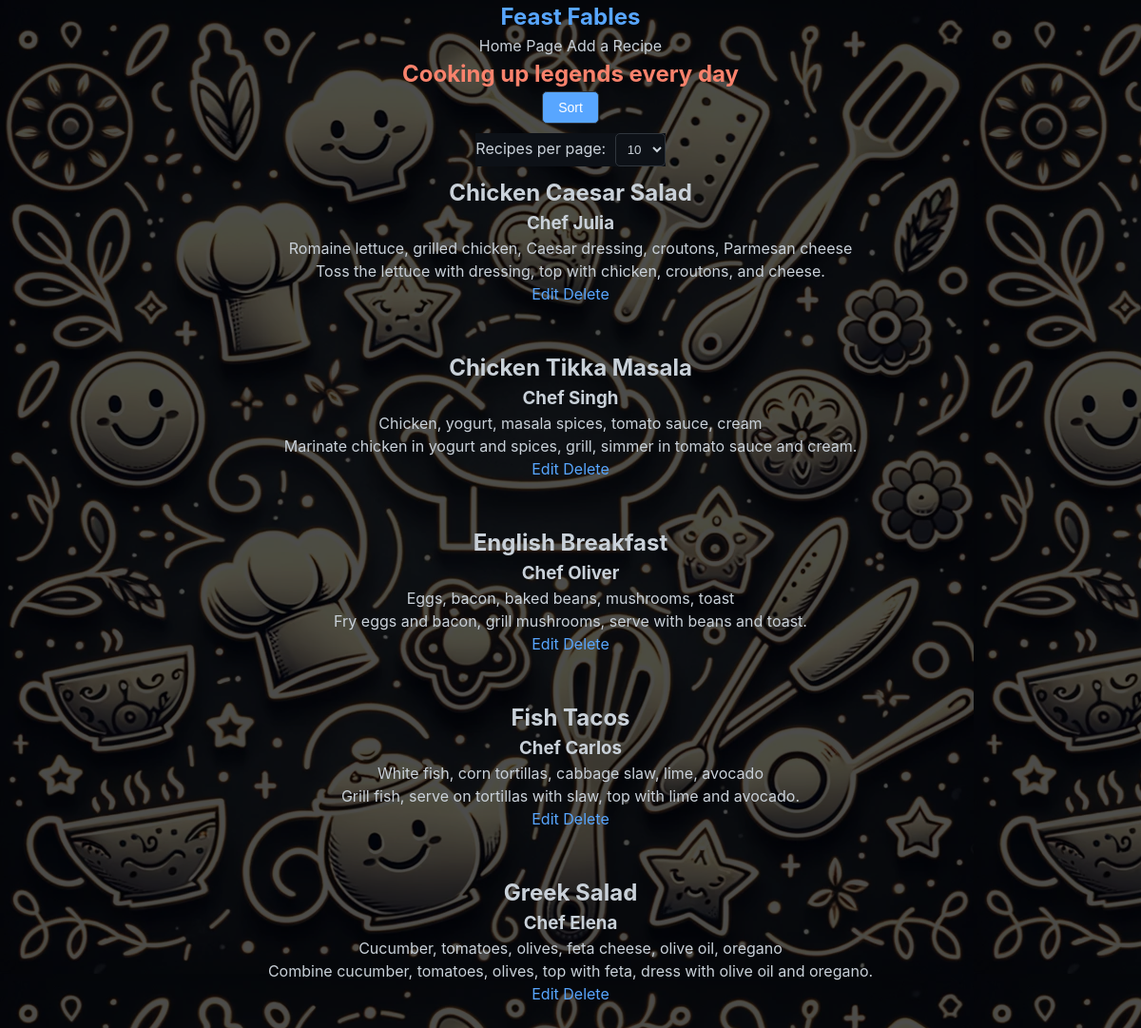
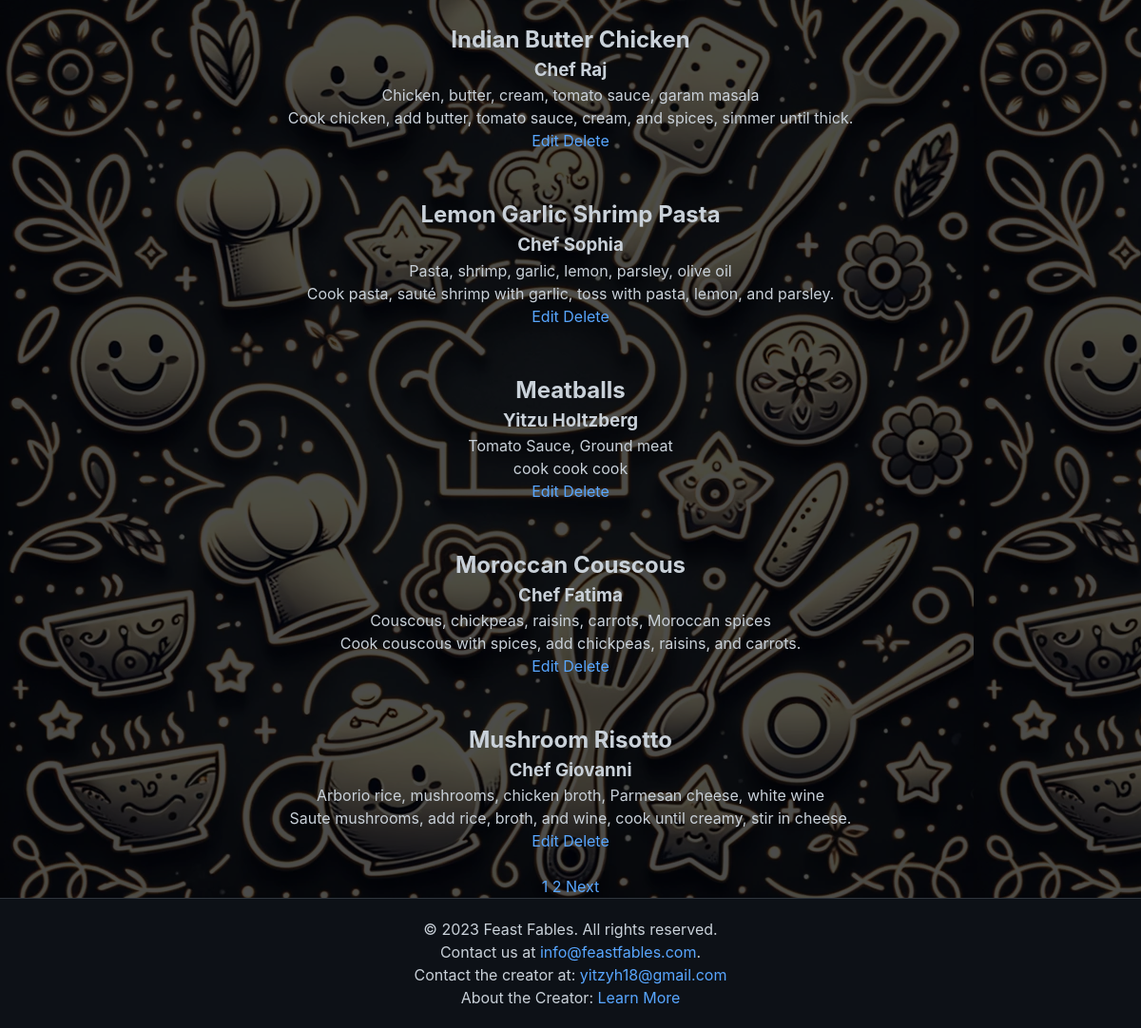
The page / on the database its author committed (2 pictures, top to bottom).
### tables this page shows
CREATE TABLE IF NOT EXISTS `recipes`
(
    `id`           int(11)      NOT NULL AUTO_INCREMENT,
    `recipe_name`  varchar(255) DEFAULT NULL,
    `creator`      varchar(255) NOT NULL,
    `date_entered` datetime     DEFAULT current_timestamp(),
    `ingredients`  text         DEFAULT NULL,
    `instructions` text         DEFAULT NULL,
    PRIMARY KEY (`id`)
);

### index.php (called while the page is built)
<?php include "recipe_list.php";

### recipe_list.php (the view, shortened to what this page needs)
<?php
require 'mySQL.php';
echo '<link rel="stylesheet" type="text/css" href="style.css">';
$sort = $_GET['sort'] ?? 'asc';
$current_page_number = isset($_GET['page']) ? (int)$_GET['page'] : 1;
$display = isset($_GET['display']) && in_array($_GET['display'], [5, 10, 15, 20, 25, 50]) ? (int)$_GET['display'] : 10;
$sorting_method = match ($sort) {
    'recipe_desc' => 'ORDER BY recipe_name DESC',
    'creator_asc' => 'ORDER BY creator ASC',
    'creator_desc' => 'ORDER BY creator DESC',
    'date_asc' => 'ORDER BY date_entered ASC',
    'date_desc' => 'ORDER BY date_entered DESC',
    default => 'ORDER BY recipe_name ASC',
};
function fetchAndPrintAllTheRecords($r): void
{
    while ($row = mysqli_fetch_array($r, MYSQLI_ASSOC)) {
        echo '<div>
                <h2>' . htmlspecialchars($row['recipe_name']) . '</h2>
                <h3>' . htmlspecialchars($row['creator']) . '</h3>
                <p>' . htmlspecialchars($row['ingredients']) . '</p>
                <p>' . htmlspecialchars($row['instructions']) . '</p>
                <a href="edit_recipe.php?id=' . $row['id'] . '">Edit</a>
                <a href="delete_backend.php?id=' . $row['id'] . '">Delete</a>
              </div>';
    }
}
echo '
<div class="dropdown Sort-button">
    <button>Sort</button>
    <div class="dropdown-content">
        <a href="recipe_list.php?sort=recipe_asc&display=' . $display . '">Recipe Name Asc</a>
        <a href="recipe_list.php?sort=recipe_desc&display=' . $display . '">Recipe Name Desc</a>
        <a href="recipe_list.php?sort=creator_asc&display=' . $display . '">Chef Asc</a>
        <a href="recipe_list.php?sort=creator_desc&display=' . $display . '">Chef Desc</a>
        <a href="recipe_list.php?sort=date_asc&display=' . $display . '">Date Asc</a>
        <a href="recipe_list.php?sort=date_desc&display=' . $display . '">Date  Desc</a>
    </div>
</div>
';
echo '
<form action="recipe_list.php" method="get" class="recipes-per-page-form">
    <label for="display">Recipes per page:</label>
    <select name="display" id="display" onchange="this.form.submit()">
        <option value="5"' . ($display == 5 ? ' selected' : '') . '>5</option>
        <option value="10"' . ($display == 10 ? ' selected' : '') . '>10</option>
        <option value="15"' . ($display == 15 ? ' selected' : '') . '>15</option>
        <option value="20"' . ($display == 20 ? ' selected' : '') . '>20</option>
        <option value="25"' . ($display == 25 ? ' selected' : '') . '>25</option>
        <option value="50"' . ($display == 50 ? ' selected' : '') . '>50</option>
    </select>
    <input type="hidden" name="sort" value="' . $sort . '">
    <input type="hidden" name="page" value="' . $current_page_number . '">
    <noscript><input type="submit" value="Submit"></noscript>
</form>
';
$count = "SELECT COUNT(id) FROM recipes";
$r = @mysqli_query($recipe_database, $count);
$row = @mysqli_fetch_array($r, MYSQLI_NUM);
$records = $row[0];
if ($records > $display) {
    $pages = ceil($records / $display);
} else {
    $pages = 1;
}
$offset = ($current_page_number - 1) * $display;
$query = "SELECT id, recipe_name, ingredients, creator, instructions FROM recipes $sorting_method LIMIT $display OFFSET $offset";
$reply = mysqli_query($recipe_database, $query);
fetchAndPrintAllTheRecords($reply);
for ($i = 1; $i <= $pages; $i++) {
    echo '<a href="recipe_list.php?page=' . $i . '&sort=' . $sort . '&display=' . $display . '">' . $i . '</a> ';
}
if ($current_page_number < $pages) {
    echo '<a href="recipe_list.php?page=' . ($current_page_number + 1) . '&sort=' . $sort . '&display=' . $display . '">Next</a> ';
}

### style.css (style rules this page uses)
* { margin: 0; padding: 0; box-sizing: border-box; }
:root { --primary-color: #58a6ff; --secondary-color: #f9826c; --background-color: #0d1117; --text-color: #c9d1d9; --border-color: #30363d; --button-hover-color: #0366d6; }
body { font-family: -apple-system, BlinkMacSystemFont, "Segoe UI", Helvetica, Arial, sans-serif, "Apple Color Emoji", "Segoe UI Emoji"; line-height: 1.5; background-color: var(--background-color); color: var(--text-color); text-align: center; }
body { background-size: cover; background: rgba(0, 0, 0, 0.1) url('includes/culinary splash.png') fixed; }
body::after { content: ""; background: rgba(0, 0, 0, 0.7); position: fixed; top: 0; left: 0; width: 100%; height: 100%; z-index: -1; }
h1, h2, h3, h4, h5, h6 { color: var(--text-color); }
a { color: var(--primary-color); text-decoration: none; }
form { display: inline-block; margin: 10px 5px; background-color: var(--background-color); color: var(--text-color); }
button { background-color: var(--primary-color); color: white; border: 1px solid var(--border-color); padding: 8px 16px; border-radius: 5px; cursor: pointer; font-size: 14px; transition: background-color 0.3s ease; }
.Sort-button { display: flex; justify-content: center; width: 100%; }
.dropdown { position: relative; clip-rule: evenodd; }
select { padding: 8px; border-radius: 5px; border: 1px solid var(--border-color); background-color: var(--background-color); color: var(--text-color); margin-left: 5px; }
footer { background-color: var(--background-color); color: var(--text-color); text-align: center; padding: 20px 0; border-top: 1px solid var(--border-color); }
footer a { color: var(--primary-color); }

### rows shown on the page
recipes: recipe_name "Chicken Caesar Salad", creator "Chef Julia", ingredients "Romaine lettuce, grilled chicken, Caesar dressing, croutons, Parmesan cheese", instructions "Toss the lettuce with dressing, top with chicken, croutons, and cheese."
recipes: recipe_name "Chicken Tikka Masala", creator "Chef Singh", ingredients "Chicken, yogurt, masala spices, tomato sauce, cream", instructions "Marinate chicken in yogurt and spices, grill, simmer in tomato sauce and cream."
recipes: recipe_name "English Breakfast", creator "Chef Oliver", ingredients "Eggs, bacon, baked beans, mushrooms, toast", instructions "Fry eggs and bacon, grill mushrooms, serve with beans and toast."
recipes: recipe_name "Fish Tacos", creator "Chef Carlos", ingredients "White fish, corn tortillas, cabbage slaw, lime, avocado", instructions "Grill fish, serve on tortillas with slaw, top with lime and avocado."
recipes: recipe_name "Greek Salad", creator "Chef Elena", ingredients "Cucumber, tomatoes, olives, feta cheese, olive oil, oregano", instructions "Combine cucumber, tomatoes, olives, top with feta, dress with olive oil and oregano."
recipes: recipe_name "Indian Butter Chicken", creator "Chef Raj", ingredients "Chicken, butter, cream, tomato sauce, garam masala", instructions "Cook chicken, add butter, tomato sauce, cream, and spices, simmer until thick."
recipes: recipe_name "Lemon Garlic Shrimp Pasta", creator "Chef Sophia", ingredients "Pasta, shrimp, garlic, lemon, parsley, olive oil", instructions "Cook pasta, sauté shrimp with garlic, toss with pasta, lemon, and parsley."
recipes: recipe_name "Meatballs", creator "Yitzu Holtzberg", ingredients "Tomato Sauce, Ground meat", instructions "cook cook cook"
recipes: recipe_name "Moroccan Couscous", creator "Chef Fatima", ingredients "Couscous, chickpeas, raisins, carrots, Moroccan spices", instructions "Cook couscous with spices, add chickpeas, raisins, and carrots."
recipes: recipe_name "Mushroom Risotto", creator "Chef Giovanni", ingredients "Arborio rice, mushrooms, chicken broth, Parmesan cheese, white wine", instructions "Saute mushrooms, add rice, broth, and wine, cook until creamy, stir in cheese."
